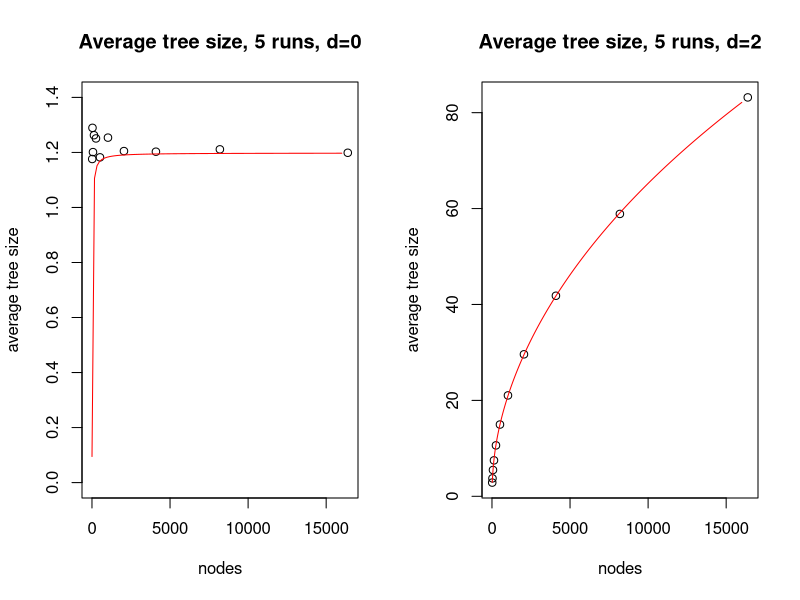
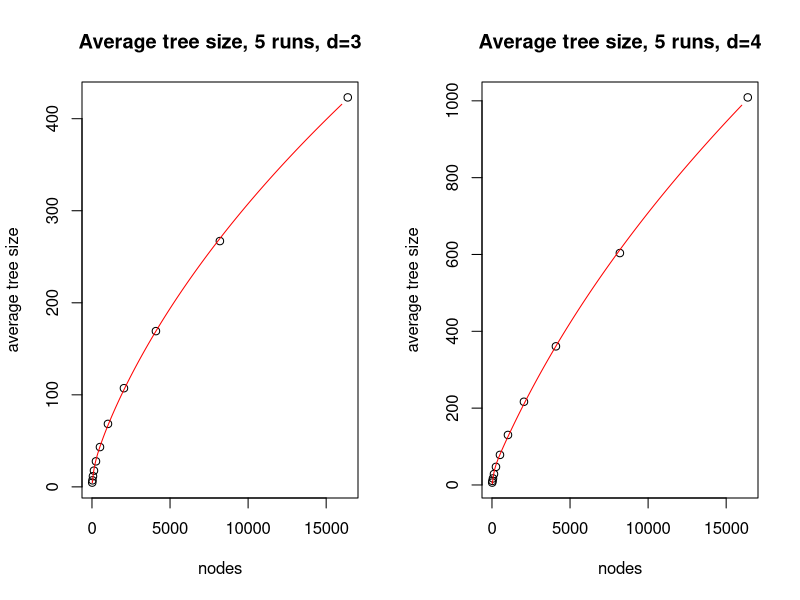
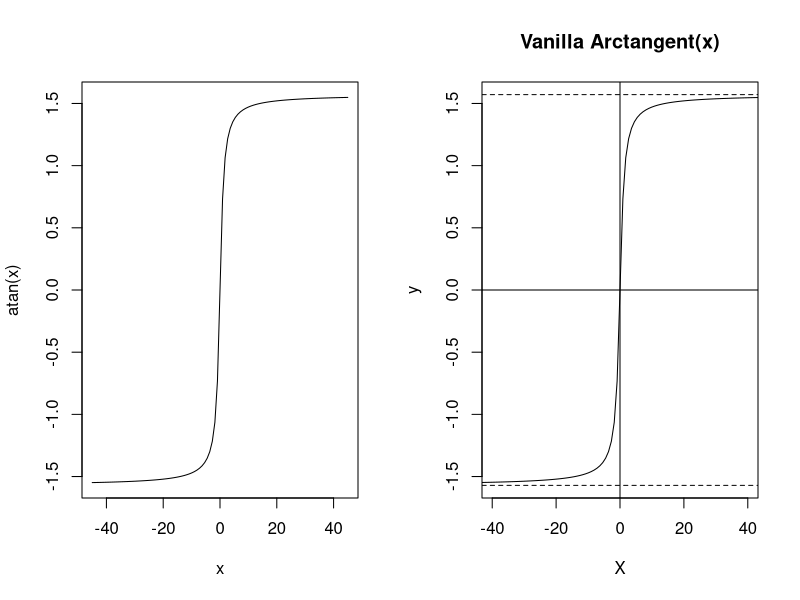
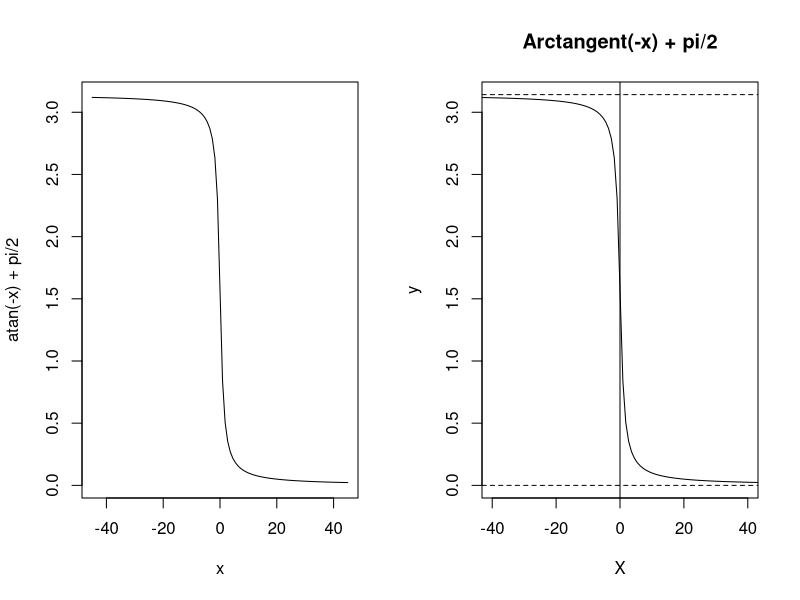
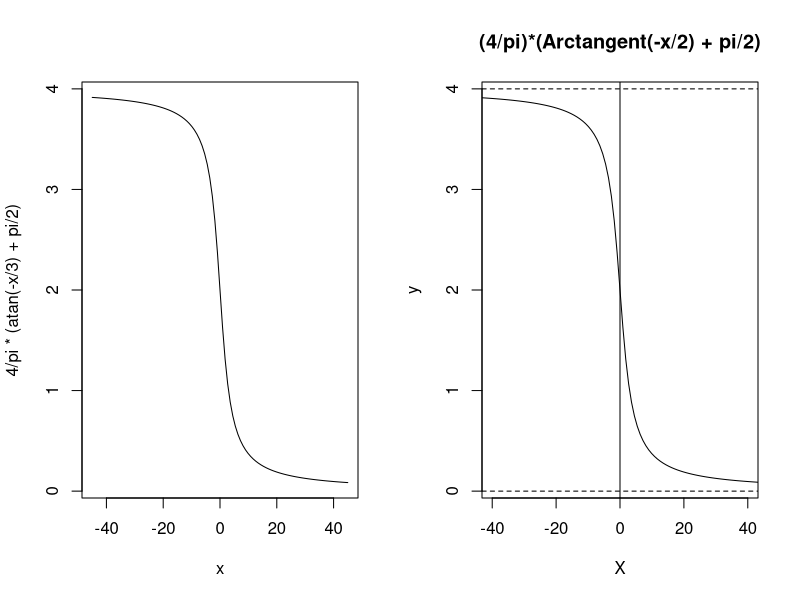
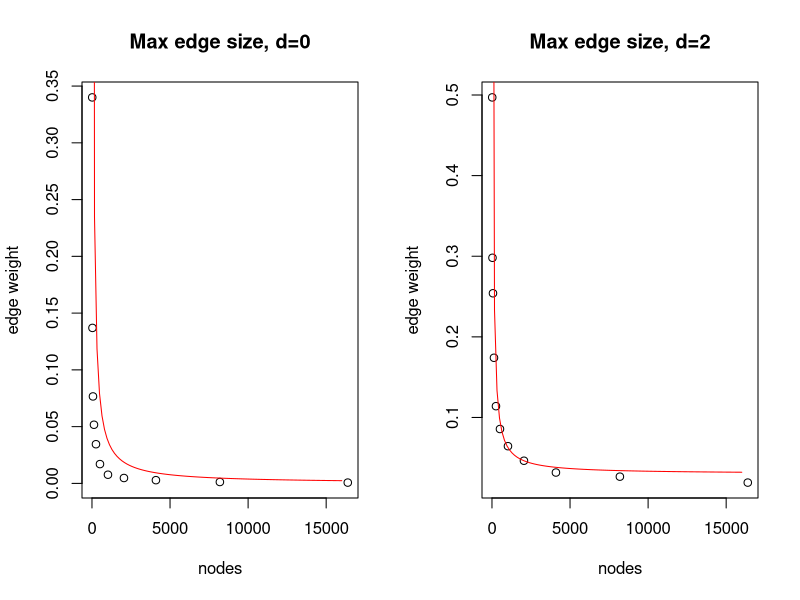
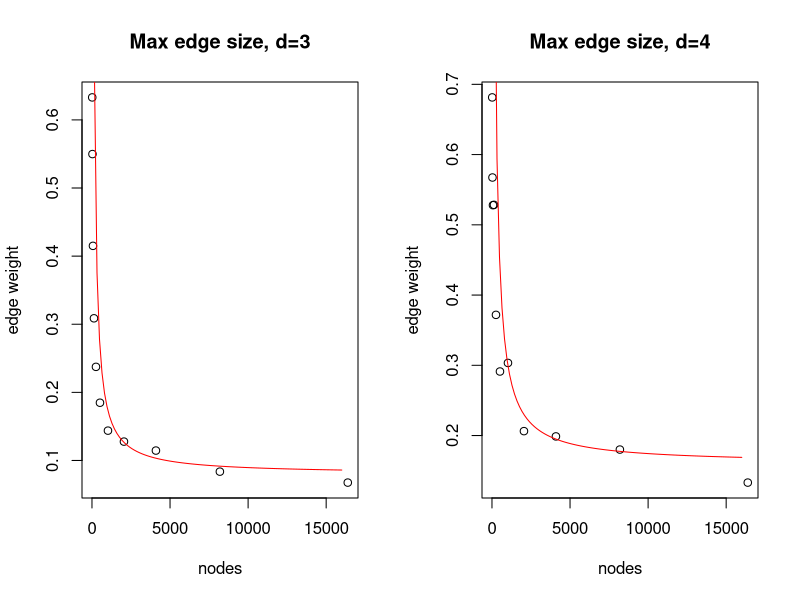
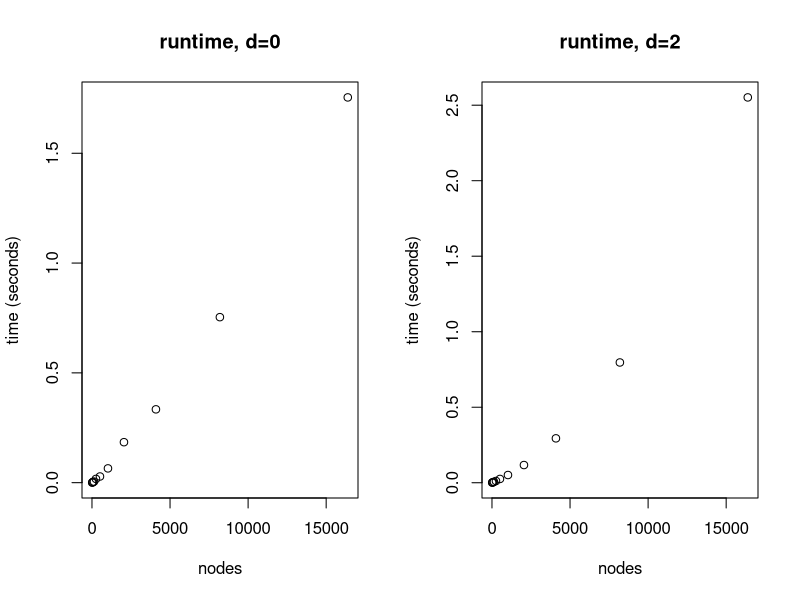

R code for these plots, in order:
## ---- chunk 1
# d = 0
x = c(16,32,64,128,256,512,1024,2048,4096,8192,16384)
y0 = c(1.1761516976976152, 1.2893791594683865, 1.2011415156545038, 1.2625970167532716, 1.2508610725981701, 1.1821490332236186, 1.2538311212322837,1.2049225953543985, 1.2026818013521898, 1.2112227573940526, 1.1987999451103029)

# d = 2
y2 = c(2.859971752205042, 3.741835235070977, 5.489154295536831, 7.496303082807269, 10.619540670775686, 14.964802591719781, 21.040327443505742, 29.607739776945582, 41.82266382000974, 58.884759462822345, 83.18002071228824)

# d = 3
y3 = c(4.659840488760341, 7.133291529472253, 11.590927872145325, 17.625159531916225, 27.760603800328834, 43.247524935394786, 68.4321011345506, 107.20985631396886, 169.21941242331545, 267.04187464717745, 423.11686250212784)

# d = 4
y4 = c(6.156334571526998, 10.577551767646812, 16.963940428354896, 28.485926374928717, 47.04827597259361, 78.28180749387901, 130.19475236633826, 216.600937504728, 360.83195135541087, 603.6963175409591, 1008.8890848383464)
## ---- chunk 2
par(mfrow=c(1,2))
plot(x,y0,ylim=c(0,1.4),ylab = 'average tree size', xlab = 'nodes',
     main = 'Average tree size, 5 runs, d=0')
curve(.75*atan(x/20)+.02,from=2, to =16000,col='red',add=TRUE)

plot(x,y2,ylab = 'average tree size', xlab = 'nodes',
     main = 'Average tree size, 5 runs, d=2')
model2 = lm(y2~poly(log(x),4,raw=TRUE))
test = seq(16,16000,1)
vals= predict(model2,list(x = test))
lines(test,vals,col='red')
## ---- chunk 3
par(mfrow=c(1,2))
plot(x,y3,ylab = 'average tree size', xlab = 'nodes',
     main = 'Average tree size, 5 runs, d=3')
model3 = lm(y3~poly(log(x),4,raw=TRUE))
test = seq(16,16000,1)
vals= predict(model3,list(x = test))
lines(test,vals,col='red')

plot(x,y4,ylab = 'average tree size', xlab = 'nodes',
     main = 'Average tree size, 5 runs, d=4')
model4 = lm(y4~poly(log(x),4,raw=TRUE))
test = seq(16,16000,1)
vals= predict(model4,list(x = test))
lines(test,vals,col='red')
## ---- chunk 4
plot(curve(atan(x), from=-45, to=45),xlim=c(-40,40),
     type='l',xlab="X",ylab="y",main="Vanilla Arctangent(x)")
abline(v=0)
abline(h=0)
abline(h=pi/2, lty=2)
abline(h=-pi/2, lty=2)
## ---- chunk 5
plot(curve(atan(-x)+pi/2, from=-45, to=45),xlim=c(-40,40),
     type='l',xlab="X",ylab="y",main="Arctangent(-x) + pi/2")
abline(v=0)
abline(h=0, lty=2)
abline(h=pi, lty=2)
## ---- chunk 6
plot(curve(4/pi*(atan(-x/3)+pi/2), from=-45, to=45),xlim=c(-40,40),
     type='l',xlab="X",ylab="y",main="(4/pi)*(Arctangent(-x/2) + pi/2)")
abline(v=0)
abline(h=0, lty=2)
abline(h=4, lty=2)
## ---- chunk 7
y0 = c(0.3400149310355898, 0.1369654371267507, 0.0766013703918006, 0.05166156780009534, 0.03450585230327807, 0.01700032980212829, 0.007636573427697746, 0.004752657563726892, 0.002843524893660798, 0.0012263764848782222, 0.0007029643572269428)
y2 = c(0.49700727995966326, 0.2980751627287141, 0.2540554938495211, 0.17405003474016104, 0.11401667263363004, 0.08568559433081759, 0.06438714250452654, 0.04634966943492177, 0.03172059598839271, 0.026590282883345022, 0.019232107099199234)
y3 = c(0.6330031148843387, 0.5498232748051404, 0.4150841270269425, 0.30871665669525744, 0.2374499083701159, 0.18478302674141103, 0.14379926202304796, 0.12771658182029552, 0.11455778759673739, 0.08361918318479254, 0.06753415145190123)
y4 = c(0.6813856548833109,0.5673670123978358,0.5279571807152447,0.5284341610145022,0.3718192072923492,0.2911852878506642,0.3033865546337661,0.2062859629548089,0.19876949772880462,0.1800504851416741,0.13303175233407574)

par(mfrow=c(1,2))
plot(x,y0, xlab = 'nodes',ylab = 'edge weight', main = 'Max edge size, d=0')
curve((3/pi)*(atan(-x/20)+pi/2)*2,from=2, to =16000,col='red',add=TRUE)

plot(x,y2, xlab = 'nodes',ylab = 'edge weight', main = 'Max edge size, d=2')
curve((3/pi)*(atan(-x/35)+pi/2)+0.03,from=2, to =16000, add=TRUE,col='red')

plot(x,y3, xlab = 'nodes',ylab = 'edge weight', main = 'Max edge size, d=3')
curve((10/pi)*(atan(-x/30)+pi/2)+0.08,from=2, to =16000, add=TRUE,col='red')

plot(x,y4, xlab = 'nodes',ylab = 'edge weight', main = 'Max edge size, d=4')
curve((5/pi)*(atan(-x/90)+pi/2)+0.16,from=2, to =16000, add=TRUE,col='red')
## ---- chunk 8
# prim
y0 = c(0.0003130000004603062, 0.0009939999999915017, 0.0034810000006473274, 0.004860000000007858, 0.01717800000005809, 0.028130000000601285, 0.06500499999947351, 0.18431499999951484, 0.33389400000032765, 0.7536749999999302, 1.7543930000001637)
y2 = c(0.0009060000002136803, 0.001419000000169035, 0.00338000000010652, 0.005950000000666478, 0.011561000000256172, 0.025098999999499938, 0.05107399999997142, 0.11715199999980541, 0.2938930000000255, 0.7963299999992159, 2.5515249999989464)
y3 = c(0.0006140000004961621, 0.001335000000835862, 0.0029869999998481944, 0.010463000000527245, 0.014444000000366941, 0.03230799999982992, 0.0828879999990022, 0.23712700000032783, 0.6547669999999925, 2.5560789999999542, 9.991907999999967)
y4 = c(0.0004559999997582054, 0.0020629999999073334, 0.003918000000339816, 0.008663999999043881, 0.016949999999269494, 0.033026999999492546, 0.08777700000064215, 0.18770999999833293, 0.5100110000003042, 1.7045149999994464, 4.376130000000558)

par(mfrow=c(1,2))
plot(x,y0,xlab = 'nodes',ylab = 'time (seconds)', main = 'runtime, d=0')
plot(x,y2,xlab = 'nodes',ylab = 'time (seconds)', main = 'runtime, d=2')
plot(x,y3,xlab = 'nodes',ylab = 'time (seconds)', main = 'runtime, d=3')
plot(x,y4,xlab = 'nodes',ylab = 'time (seconds)', main = 'runtime, d=4')
## ---- chunk 9
# graph gen
y0 = c(0.00014599999940401176, 0.0005499999997482519, 0.002058000000033644, 0.004224999999678403, 0.02012899999954243, 0.04249699999945733, 0.15763299999980518, 0.6109420000002501, 2.7334450000007564, 9.072118000000046, 37.03855399999975)
y2 = c(0.0009289999998145504, 0.001706000000012864, 0.0074930000000676955, 0.021867999999813037, 0.08168800000021292, 0.30703099999936967, 1.311547999999675, 5.2139119999992545, 20.90987899999982, 86.07389700000022, 344.6106970000001)
y3 = c(0.0007880000011937227, 0.002109000000928063, 0.008346999999048421, 0.03020499999911408, 0.10050000000046566, 0.3791930000006687, 1.642930999998498, 6.321368999999322, 26.223189000000275, 112.32264000000032, 425.03009399999974)
y4 = c(0.0006759999996575061, 0.0024069999999483116, 0.008588000000600005, 0.030733000001418986, 0.11589699999967706, 0.44803999999930966, 1.7956709999998566, 6.96002099999896, 28.119935000000623, 118.1432900000018, 422.32933500000036)

par(mfrow=c(1,2))
plot(x,y0,xlab = 'nodes',ylab = 'time (seconds)', main = 'Graph gen time, d=0')
plot(x,y2,xlab = 'nodes',ylab = 'time  (seconds)', main = 'Graph gen time, d=2')
plot(x,y3,xlab = 'nodes',ylab = 'time  (seconds)', main = 'Graph gen time, d=3')
plot(x,y4,xlab = 'nodes',ylab = 'time  (seconds)', main = 'Graph gen time, d=4')
